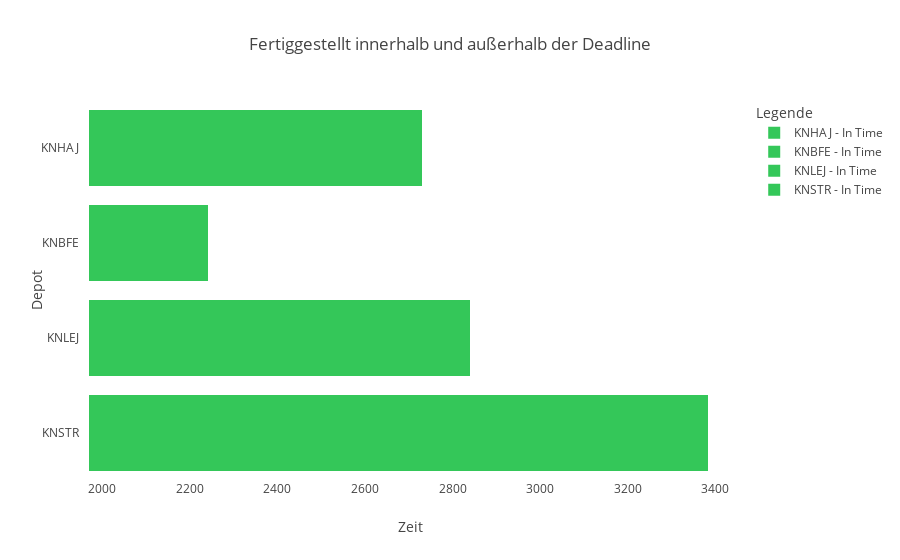

The notebook cell saved with this chart:
### Code cell
import pandas as pd
import numpy as np
import datetime
import plotly.graph_objects as go

# Laden der CSV-Datei
df = pd.read_csv('df.csv')

# Setzen der Deadlines
sel_deadStr = datetime.time(14, 0)
sel_deadLej = datetime.time(14, 0)
sel_deadBfe = datetime.time(14, 0)
sel_deadHaj = datetime.time(15, 0)

# Hinzufügen der Deadlines zum DataFrame
df.loc[df['DeliveryDepot'] == 'KNSTR', 'Deadline'] = sel_deadStr
df.loc[df['DeliveryDepot'] == 'KNLEJ', 'Deadline'] = sel_deadLej
df.loc[df['DeliveryDepot'] == 'KNBFE', 'Deadline'] = sel_deadBfe
df.loc[df['DeliveryDepot'] == 'KNHAJ', 'Deadline'] = sel_deadHaj

# Konvertieren von 'PlannedDate' in datetime
df['PlannedDate'] = pd.to_datetime(df['PlannedDate'])

# Erstellen einer Datumsspalte als String
df['Datum_string'] = df['PlannedDate'].dt.strftime('%Y-%m-%d')

# Hinzufügen der Deadline zu PlannedDate
df['Deadline'] = pd.to_datetime(df['PlannedDate'].astype(str) + ' ' + df['Deadline'].astype(str))

# Filtern des DataFrames nach 'Status' = 'SSCCInformationSent'
df['Status'] = np.where(df['Status'] == 'SSCCInformationSent', True, False)

# Konvertieren von 'Fertiggestellt' in datetime und Hinzufügen von zwei Stunden
df['Fertiggestellt'] = pd.to_datetime(df['Fertiggestellt'])
df['Fertiggestellt'] = df['Fertiggestellt'] + pd.to_timedelta('2:00:00')

# Füllen von None in 'PartnerName' mit 'Unbekannt'
df['PartnerName'] = df['PartnerName'].fillna('Unbekannt')

# Erstellen einer gekürzten Version des Partnernamens
df['PartnerName_kurz'] = df['PartnerName'].apply(lambda x: x[:8] if len(x) > 15 else x)

# Sicherstellen, dass beide Spalten tz-naive sind
df['Fertiggestellt'] = df['Fertiggestellt'].dt.tz_localize(None)
df['Deadline'] = df['Deadline'].dt.tz_localize(None)

# Festlegen der Farben
color_done = '#34c759'  # Grün für innerhalb der Deadline
color_open = '#ff2d55'  # Rot für außerhalb der Deadline

# Erstellen der gestapelten Balken
fig = go.Figure()

# Hinzufügen der Daten für jede Lieferung
for depot in ['KNSTR', 'KNLEJ', 'KNBFE', 'KNHAJ']:
    df_depot = df[df['DeliveryDepot'] == depot]
    fertig_in_time = df_depot[df_depot['Fertiggestellt'] <= df_depot['Deadline']]
    fertig_out_time = df_depot[df_depot['Fertiggestellt'] > df_depot['Deadline']]
    
    fig.add_trace(go.Bar(
        x=fertig_in_time['Fertiggestellt'],
        y=[depot] * len(fertig_in_time),
        name=f'{depot} - In Time',
        marker_color=color_done,
        orientation='h'
    ))
    
    fig.add_trace(go.Bar(
        x=fertig_out_time['Fertiggestellt'],
        y=[depot] * len(fertig_out_time),
        name=f'{depot} - Out Time',
        marker_color=color_open,
        orientation='h'
    ))

# Layout-Anpassungen
fig.update_layout(
    barmode='stack',
    title='Fertiggestellt innerhalb und außerhalb der Deadline',
    xaxis=dict(title='Zeit'),
    yaxis=dict(title='Depot'),
    legend=dict(title='Legende'),
)

# Speichern des Diagramms als HTML-Datei
fig.show()

### Figure 1 — Plotly figure (JSON) as saved in the notebook; plotly's stock layout.template omitted (floating-point values rounded to 4 significant figures)
{"data": [{"marker": {"color": "#34c759"}, "name": "KNSTR - In Time", "orientation": "h", "type": "bar", "x": ["2024-05-16T11:45:55.053172", "2024-05-16T10:53:22.441683", "2024-05-15T21:06:01.114991", "2024-05-15T21:14:21.150540", "2024-05-15T21:31:29.667589", "2024-05-16T12:39:10.805006", "2024-05-16T10:06:35.702511", "2024-05-16T13:26:36.881592", "2024-05-15T20:44:10.796366", "2024-05-15T21:49:20.288503", "2024-05-16T10:39:56.718956", "2024-05-16T09:36:25.286241", "2024-05-16T13:01:16.577637", "2024-05-15T17:37:18.167894", "2024-05-15T17:29:21.065002", "2024-05-15T17:27:41.984726", "2024-05-15T17:33:50.802008", "2024-05-15T17:42:03.657601", "2024-05-15T17:20:10.954791", "2024-05-15T17:23:46.774858", "2024-05-16T06:03:19.548597", "2024-05-15T21:33:28.409213", "2024-05-15T16:58:31.498769", "2024-05-15T17:20:47.647587", "2024-05-16T11:43:48.513274", "2024-05-16T12:17:49.633165"], "y": ["KNSTR", "KNSTR", "KNSTR", "KNSTR", "KNSTR", "KNSTR", "KNSTR", "KNSTR", "KNSTR", "KNSTR", "KNSTR", "KNSTR", "KNSTR", "KNSTR", "KNSTR", "KNSTR", "KNSTR", "KNSTR", "KNSTR", "KNSTR", "KNSTR", "KNSTR", "KNSTR", "KNSTR", "KNSTR", "KNSTR"]}, {"marker": {"color": "#ff2d55"}, "name": "KNSTR - Out Time", "orientation": "h", "type": "bar", "x": [], "y": []}, {"marker": {"color": "#34c759"}, "name": "KNLEJ - In Time", "orientation": "h", "type": "bar", "x": ["2024-05-16T10:33:23.105140", "2024-05-15T20:48:25.264518", "2024-05-16T09:53:24.743013", "2024-05-16T08:45:05.778674", "2024-05-16T09:42:50.878590", "2024-05-16T12:39:14.424734", "2024-05-16T12:38:27.441728", "2024-05-15T17:15:01.178065", "2024-05-15T17:40:14.929904", "2024-05-15T19:04:42.797766", "2024-05-15T20:23:08.275675", "2024-05-15T18:30:09.429719", "2024-05-15T20:36:04.613152", "2024-05-16T06:46:38.058324", "2024-05-15T21:31:56.861264", "2024-05-16T08:24:29.522308"], "y": ["KNLEJ", "KNLEJ", "KNLEJ", "KNLEJ", "KNLEJ", "KNLEJ", "KNLEJ", "KNLEJ", "KNLEJ", "KNLEJ", "KNLEJ", "KNLEJ", "KNLEJ", "KNLEJ", "KNLEJ", "KNLEJ"]}, {"marker": {"color": "#ff2d55"}, "name": "KNLEJ - Out Time", "orientation": "h", "type": "bar", "x": [], "y": []}, {"marker": {"color": "#34c759"}, "name": "KNBFE - In Time", "orientation": "h", "type": "bar", "x": ["2024-05-15T20:27:09.058561", "2024-05-15T20:50:09.935663", "2024-05-15T21:38:40.191668", "2024-05-15T20:00:50.428297", "2024-05-15T18:02:29.864714"], "y": ["KNBFE", "KNBFE", "KNBFE", "KNBFE", "KNBFE"]}, {"marker": {"color": "#ff2d55"}, "name": "KNBFE - Out Time", "orientation": "h", "type": "bar", "x": [], "y": []}, {"marker": {"color": "#34c759"}, "name": "KNHAJ - In Time", "orientation": "h", "type": "bar", "x": ["2024-05-16T12:56:12.678952", "2024-05-15T21:07:49.418949", "2024-05-15T20:47:12.634628", "2024-05-15T18:44:40.052341", "2024-05-16T12:34:57.231512", "2024-05-16T10:54:23.192300", "2024-05-15T20:04:03.279538", "2024-05-15T17:04:34.877308", "2024-05-15T21:13:10.818904", "2024-05-15T17:20:49.337598", "2024-05-15T21:27:31.911076", "2024-05-15T17:44:13.710645", "2024-05-15T17:43:04.653274", "2024-05-16T09:23:21.809681"], "y": ["KNHAJ", "KNHAJ", "KNHAJ", "KNHAJ", "KNHAJ", "KNHAJ", "KNHAJ", "KNHAJ", "KNHAJ", "KNHAJ", "KNHAJ", "KNHAJ", "KNHAJ", "KNHAJ"]}, {"marker": {"color": "#ff2d55"}, "name": "KNHAJ - Out Time", "orientation": "h", "type": "bar", "x": [], "y": []}], "layout": {"barmode": "stack", "legend": {"title": {"text": "Legende"}}, "title": {"text": "Fertiggestellt innerhalb und außerhalb der Deadline"}, "xaxis": {"title": {"text": "Zeit"}}, "yaxis": {"title": {"text": "Depot"}}}}
